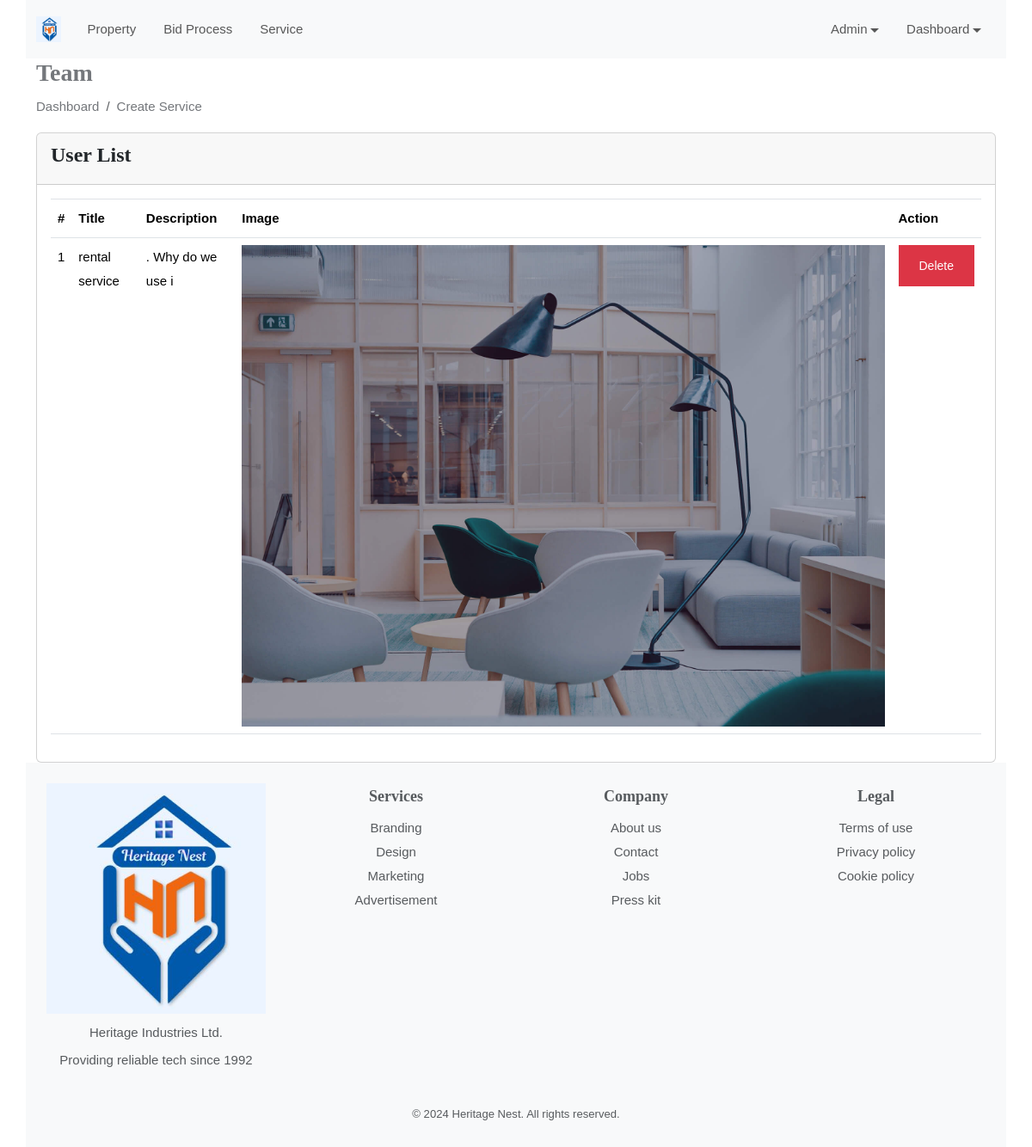
/service_pages.php (signed in), run on the app's committed database.
### tables this page shows
CREATE TABLE `services` (
  `id` bigint(20) unsigned NOT NULL AUTO_INCREMENT,
  `title` varchar(20) DEFAULT NULL,
  `description` varchar(20) DEFAULT NULL,
  `image` varchar(20) DEFAULT NULL,
  PRIMARY KEY (`id`)
);

### service_pages.php (the view, shortened to what this page needs)
<?php include('partials/header.php');
include 'functions/db.php';
?>
<div class="page-wrapper">
<div class="content container">
<div class="page-header">
						<div class="row">
							<div class="col">
								<h3 class="page-title">Team</h3>
								<ul class="breadcrumb">
									<li class="breadcrumb-item"><a href="home.php">Dashboard</a></li>
									<li class="breadcrumb-item"><a href="create_services.php">Create Service</a></li>
								</ul>
							</div>
						</div>
					</div>
					<div class="row">
						<div class="col-sm-12">
							<div class="card">
								<div class="card-header">
									<h4 class="card-title">User List</h4>
								</div>
								<div class="card-body">
									<table id="basic-datatable" class="table table-bordered table-hover">
                                            <thead>
                                                <tr>
                                                    <th>#</th>
                                                    <th>Title</th>
                                                    <th>Description</th>
                                                    <th>Image</th>
                                                    <th>Action</th>
                                                </tr>
                                            </thead>
                                            <tbody>
											<?php
												$sql = "SELECT *
                                                FROM services
                                               ";
                                                $query = $conn->prepare($sql);
                                                $query->execute();
                                                $cnt=1;
                                                while ($row = $query->fetch(PDO::FETCH_ASSOC))
													{
											?>
                                                <tr>
                                                    <td><?php echo $cnt; ?></td>
                                                    <td><?php echo $row['title']; ?></td>
                                                    <td><?php echo $row['description']; ?></td>
                                                    <td><img src="assets/images/service<?= htmlspecialchars($row['image']) ?>" alt="Property Image" width="100"></td>
                                                    <td><a href="servicedelete.php?id=<?php echo $row['id']; ?>"><button class="btn btn-danger">Delete</button></a></td>
                                                </tr>
                                                <?php
												$cnt=$cnt+1;
												}
												?>
                                            </tbody>
                                        </table>
								</div>
							</div>
						</div>
					</div>
</div>
</div>
 <?php include('partials/footer.php')?>

### assets/css/color.css (style rules this page uses)
:root { --theme-ordinary-color: #74777b; }
:root { --theme-primary-color: #17c788; }
:root { --theme-secondary-color: #0d1432; }
:root { --theme-white-color: #fff; }
:root { --theme-light-color: #f8f8f8; }
:root { --theme-gray-color: #f5f5f5; }
:root { --theme-footer-color: #091b4b; }
:root { --theme-dark-color: #091b4b; }
:root { --text-light-color: #a3a7af; }
:root { --theme-primary-opacity-color: rgba(11, 191, 141, .8); }
:root { --theme-secondary-opacity-color: rgba(13,20,50,0.7); }
:root { --theme-white-opacity-color: rgba(255, 255, 255, 0.3); }
:root { --theme-dark-opacity-color: rgba(0, 0, 0, 0.5); }
:root { --theme-ordinary-font: 'Muli', sans-serif; }
:root { --theme-highlight-font: 'Comfortaa', cursive; }

### assets/css/style.css (style rules this page uses)
.container, .container-fluid { transition: all 0.6s ease 0s; -moz-transition: all 0.6s ease 0s; -webkit-transition: all 0.6s ease 0s; -o-transition: all 0.6s ease 0s; }
.text-ordinary, a.text-ordinary, .text-ordinary a, body, .dropdown-item, .footer-widget li a, .text-ordinary .jslider .jslider-label, .breadcrumb-item > a, .list-text-white a.dropdown-item { color: var(--theme-ordinary-color); }
.transation-3s, .transation-3s:hover, .hover-zoomer img, .hover-bg-white, a, a:hover, .btn, .btn:hover, .radio-check label, .message-list li .message-action, .timeline-item .circle, .timeline-item .date-time, .clip-item .fa-times { -moz-transition: all 300ms ease-in-out 0s; -webkit-transition: all 300ms ease-in-out 0s; -o-transition: all 300ms ease-in-out 0s; -ms-transition: all 300ms ease-in-out 0s; transition: all 300ms ease-in-out 0s; }
body { font-family: var(--theme-ordinary-font); font-size: 15px; line-height: 28px; }
h1, .h1, h2, .h2, h3, .h3, h4, .h4, h5, .h5, h6, .h6 { font-family: var(--theme-highlight-font); font-weight: 700; }
h4, .h4 { line-height: 35px; }
ul, ol { padding: 0; margin: 0; list-style: none; }
a, a:hover, .btn-link, .btn-link:hover { text-decoration: none; cousor: pointer; }
img { width: 100%; }
button, button:focus { border: none; outline: none; }
.btn { padding: 0px 23px; font-size: 14px; border-radius: 0; line-height: 46px; font-weight: 500; }
::placeholder { font: var(--theme-ordinary-font); font-size: 15px; font-weight: 400; color: #fff; }
table td, table th { border: none; padding: 10px 15px; }

### data on the page
services: title "rental service", description ". Why do we use i", image (picture)
